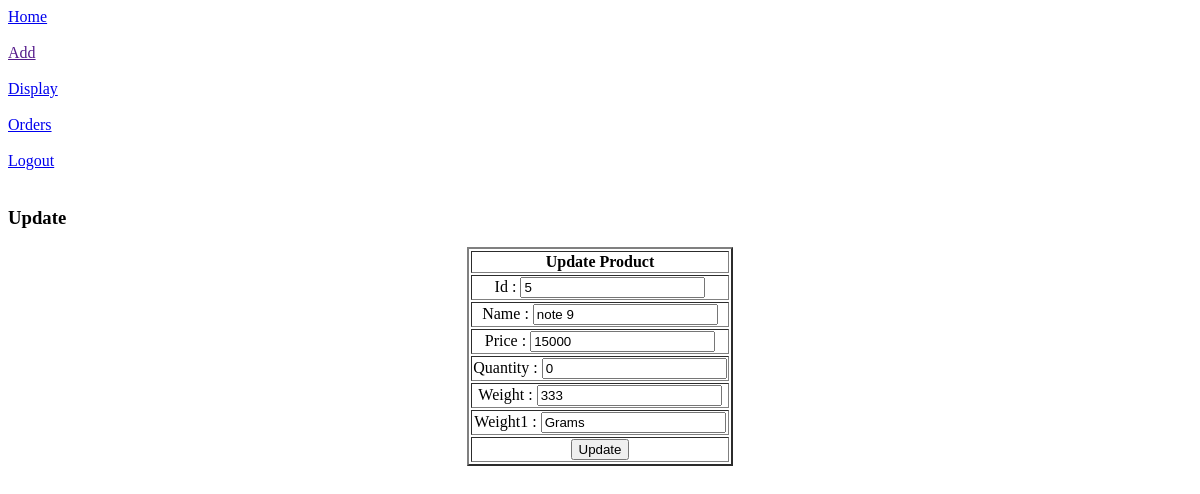
/seller/update?Id=5, run on an earlier commit of the app's database.
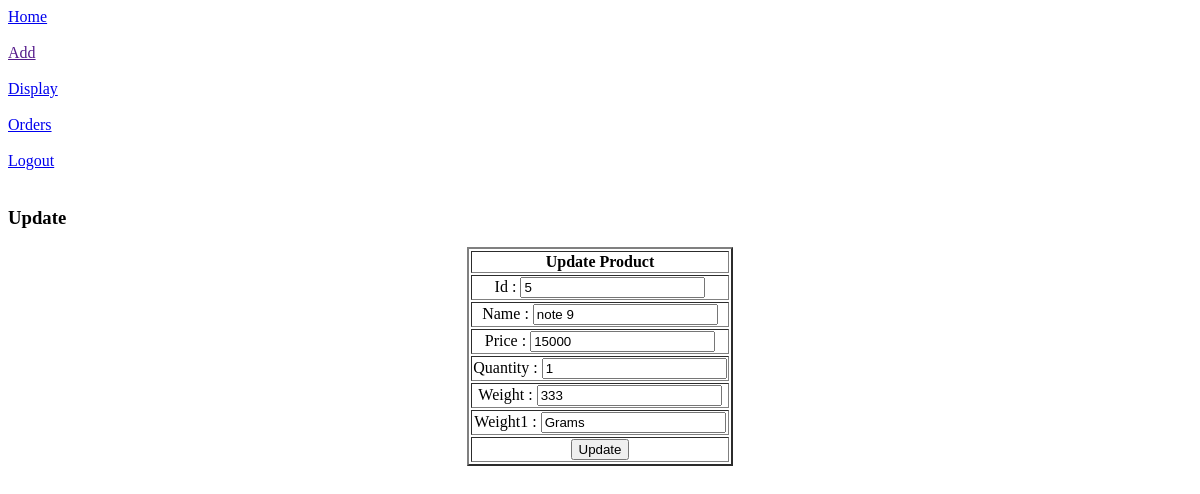
And on a later commit of the database.
### Seller/models.py (models this page shows)
class Product(models.Model):
    Email = models.EmailField()
    Name = models.CharField(max_length=20)
    Price = models.IntegerField()
    Quantity = models.IntegerField()
    Weight = models.IntegerField()
    Weight1 = models.CharField(max_length=10,default=0)
    PImage = models.ImageField(upload_to='Photos')

### Seller/views.py (the view)
# urls.py: path('update',views.Update,name='update'),
def Update(request):
    Uid = request.GET['Id']
    res = Product.objects.get(id=Uid)
    return render(request,'Supdate.html',{'data':res})

### Templates/Supdate.html (shortened to what this page needs)
<html>
    <head>
    </head>
    <body>
        <a href="shome">Home</a><br><br>
        <a href="">Add</a><br><br>
        <a href="show">Display</a><br><br>
        <a href="sord">Orders</a><br><br>
        <a href="logout">Logout</a><br><br>
        <h3>Update</h3>
        <form action="updatep" method="POST" enctype="multipart/form-data" >
            <table border='2' align="center">
                <tr>
                    <th>Update Product</th>
                </tr>
                <tr>
                    <td align="center" >
                        Id : <input type="number" value="{{ data.id }}" readonly name="uid">
                    </td>
                </tr>
                    <tr>
                        <td align="center" >
                            Name : <input type="text" value="{{ data.Name }}" required name="uname">
                        </td>
                    </tr>
                    <tr>
                        <td align="center">
                            Price : <input type="number" value="{{ data.Price }}" required name="uprice">
                        </td>
                    </tr>
                    <tr>
                        <td align="center">
                            Quantity : <input type="number" value="{{ data.Quantity }}" required name="uquantity">
                        </td>
                    </tr>
                    <tr>
                        <td align="center">
                            Weight : <input type="number" value="{{ data.Weight }}" required name="uweight">
                        </td>
                    </tr>
                    <tr>
                        <td align="center">
                            Weight1 : <input type="text" value="{{ data.Weight1 }}" required name="uweight1">
                        </td>
                    </tr>
                    <tr>
                        <td align="center">
                            <button type="submit">Update</button>
                        </td>
                    </tr>
            </table>
        </form>
    </body>
</html>

What changed in the data, as far as the page shows it:
changed Product "note 9": uquantity "0" → "1"
